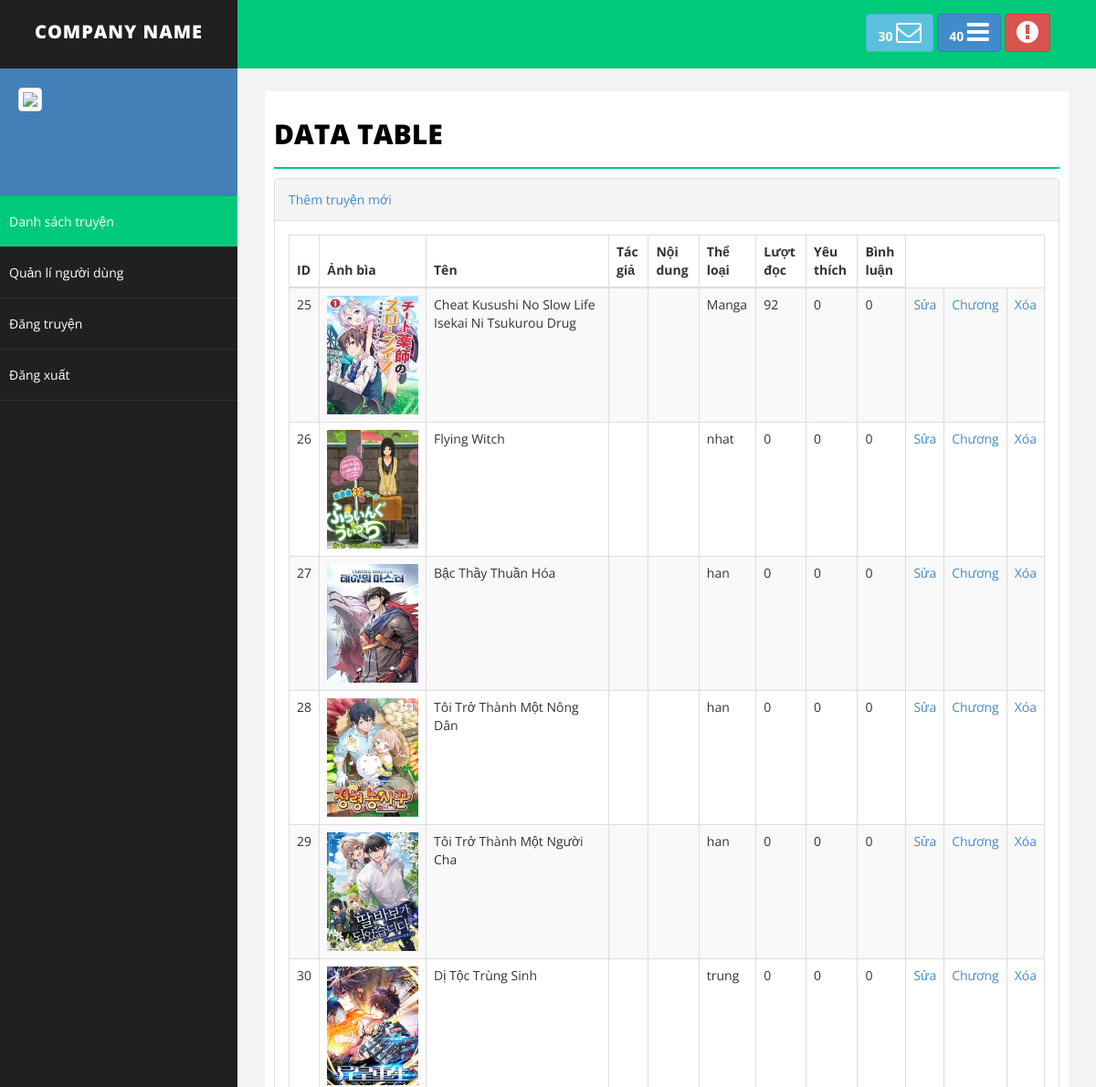
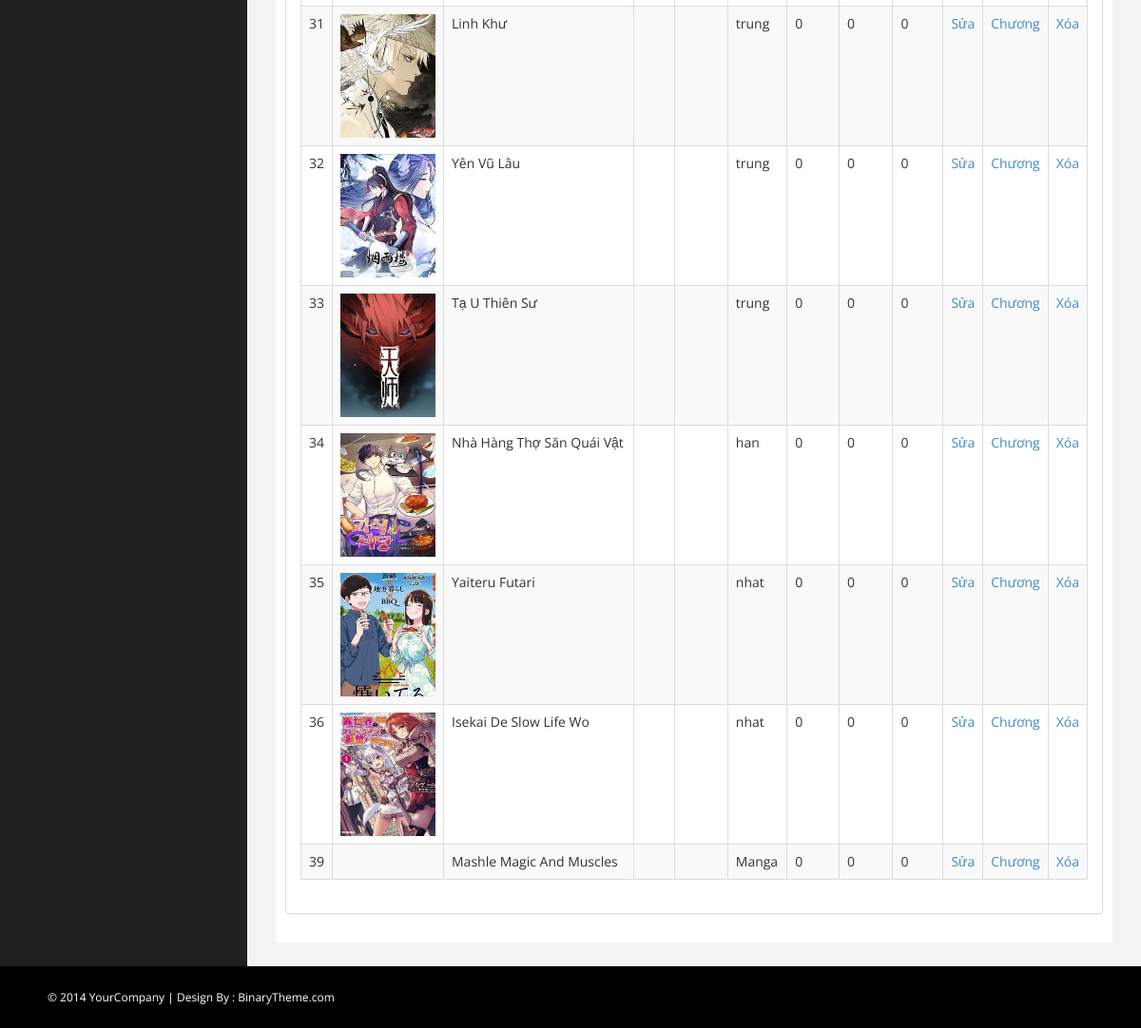
The app's page /admin/advance-admin/index.php with its own data (2 pictures, top to bottom).
### tables this page shows
CREATE TABLE `post` (
  `id_post` int(11) NOT NULL,
  `avatar_post` text NOT NULL,
  `name_post` varchar(50) NOT NULL,
  `author_post` varchar(30) NOT NULL,
  `content_post` text NOT NULL,
  `name_tag` varchar(20) NOT NULL,
  `view` int(20) NOT NULL,
  `time_update` date DEFAULT NULL,
  `like_post` int(11) NOT NULL,
  `comment_post` int(11) NOT NULL
);

### admin/advance-admin/control.php (called while the page is built, shortened)
<?php
include('connect.php');
class data
{
    function se_post()
    {
        global $conn;
        $sql = "SELECT * FROM post";
        $run = mysqli_query($conn, $sql);
        return $run;
    }
}
?>

### admin/advance-admin/index.php (the view, shortened to what this page needs)
<!DOCTYPE html>
<html xmlns="http://www.w3.org/1999/xhtml">
<head>
    <link rel="stylesheet" href="assets/css/style.css">
    <link href="assets/css/bootstrap.css" rel="stylesheet" />
    <link href="assets/css/font-awesome.css" rel="stylesheet" />
    <link href="assets/css/basic.css" rel="stylesheet" />
    <link href="assets/css/custom.css" rel="stylesheet" />
</head>
<body>
    <div id="wrapper">
        <nav class="navbar navbar-default navbar-cls-top " role="navigation" style="margin-bottom: 0">
            <div class="navbar-header">
                <a class="navbar-brand" href="index.html">COMPANY NAME</a>
            </div>
            <div class="header-right">
                <a href="message-task.html" class="btn btn-info" title="New Message"><b>30 </b><i
                        class="fa fa-envelope-o fa-2x"></i></a>
                <a href="message-task.html" class="btn btn-primary" title="New Task"><b>40 </b><i
                        class="fa fa-bars fa-2x"></i></a>
                <a href="login.html" class="btn btn-danger" title="Logout"><i
                        class="fa fa-exclamation-circle fa-2x"></i></a>
            </div>
        </nav>
        <?php
        include('control.php');
        $getdata = new data();
        $getuser = $getdata->get_user($_SESSION['id']);
        foreach ($getuser as $user)
        ?>
        <nav class="navbar-default navbar-side" role="navigation">
            <div class="sidebar-collapse">
                <ul class="nav" id="main-menu">
                    <li>
                        <div class="user-img-div">
                            <img src="IMG/avatar/<?php echo $user['avatar'] ?>" class="img-thumbnail" />
                        </div>
                    </li>
                    <li>
                        <a class="active-menu" href="list-product.php">Danh sách truyện</a>
                    </li>
                    <li>
                        <a href="list-user.php">Quản lí người dùng</a>
                    </li>
                    <li>
                        <a href="addproduct.php">Đăng truyện</a>
                    </li>
                    <li>
                        <a href="../../logout.php"></i>Đăng xuất</a>
                    </li>
                </ul>
            </div>
        </nav>
        <div id="page-wrapper">
            <div id="page-inner">
                <div class="row">
                    <div class="col-md-12">
                        <h1 class="page-head-line">Data Table</h1>
                    </div>
                </div>
                <div>
                    <div>
                        <div class="panel panel-default">
                            <div class="panel-heading">
                                <a href="addproduct.php">Thêm truyện mới</a>
                            </div>
                            <div class="panel-body">
                                <div class="table-responsive">
                                    <?php
                                    $select = $getdata->se_post();
                                    ?>
                                    <table class="table table-striped table-bordered table-hover">
                                        <thead>
                                            <tr>
                                                <th>ID</th>
                                                <th>Ảnh bìa</th>
                                                <th>Tên</th>
                                                <th>Tác giả</th>
                                                <th>Nội dung</th>
                                                <th>Thể loại</th>
                                                <th>Lượt đọc</th>
                                                <th>Yêu thích</th>
                                                <th>Bình luận</th>
                                            </tr>
                                        </thead>
                                        <tbody>
                                            <?php
                                            foreach ($select as $se_pro)
                                            {
                                                ?>
                                                <tr>
                                                    <td>
                                                        <?php echo $se_pro['id_post'] ?>
                                                    </td>
                                                    <td>
                                                        <img style="max-width: 100px;"
                                                            src="IMG/cover-art/<?php echo $se_pro['avatar_post'] ?>" alt="">
                                                    </td>
                                                    <td class="wth-20">
                                                        <?php echo $se_pro['name_post'] ?>
                                                    </td>
                                                    <td>
                                                    </td>
                                                    <td>
                                                    </td>
                                                    <td>
                                                        <?php echo $se_pro['name_tag'] ?>
                                                    </td>
                                                    <td>
                                                        <?php echo $se_pro['view'] ?>
                                                    </td>
                                                    <td>
                                                        <?php echo $se_pro['like_post'] ?>
                                                    </td>
                                                    <td>
                                                        <?php echo $se_pro['comment_post'] ?>
                                                    </td>
                                                    <td><a
                                                            href="edit_post.php?idPost=<?php echo $se_pro['id_post'] ?>">Sửa</a>
                                                    </td>
                                                    <td><a
                                                            href="list_chapter.php?idPost=<?php echo $se_pro['id_post'] ?>">Chương</a>
                                                    </td>
                                                    <td><a
                                                            href="delete_post.php?idPost=<?php echo $se_pro['id_post'] ?>">Xóa</a>
                                                    </td>
                                                </tr>
                                            <?php } ?>
                                        </tbody>
                                    </table>
                                </div>
                            </div>
                        </div>
                    </div>
                </div>
            </div>
        </div>
    </div>
    <div id="footer-sec">
        &copy; 2014 YourCompany | Design By : <a href="http://www.binarytheme.com/" target="_blank">BinaryTheme.com</a>
    </div>
</body>
</html>

### admin/advance-admin/assets/css/style.css (style rules this page uses)
.wth-20 { width: 200px; }
.table tbody tr td { vertical-align: middle; }

### admin/advance-admin/assets/css/basic.css (style rules this page uses)
body { font-family: 'Open Sans', sans-serif; line-height:25px; }
#wrapper { width: 100%; background: #202020; }
#page-wrapper { padding: 15px 15px; min-height: 600px; background: #F3F3F3; }
#page-inner { width: 100%; margin: 10px 20px 10px 0px; background-color: #fff!important; padding: 10px; min-height: 1200px; }
.page-head-line { font-size: 30px; text-transform: uppercase; color: #000; font-weight: 800; padding-bottom: 20px; border-bottom: 2px solid #00CA79; margin-bottom: 10px; }
.navbar-cls-top .navbar-brand { color: #fff; background: #202020; width: 260px; text-align: center; height: 75px; font-size: 20px; letter-spacing: 1px; font-weight: 900; padding-top: 25px; text-transform:uppercase; }
.header-right { color: #fff; padding: 15px 50px 5px 50px; float: right; font-size: 16px; }
.user-img-div { min-height: 140px; padding: 20px; background-color: #4380B8; }
.user-img-div img { max-height: 60px; }
.active-menu { background-color: #00CA79!important; }
.sidebar-collapse, .sidebar-collapse .nav { background: none; }
.sidebar-collapse .nav { padding: 0; }
.sidebar-collapse .nav > li > a { color: #fff; background: #202020; text-shadow: none; padding: 15px 40px; border-bottom: 1px solid #2F2E31; }
.sidebar-collapse > .nav > li > a { padding: 15px 10px; }
.navbar-side { border: none; background-color: #202020; }
.navbar-cls-top { background: #00CA79; border-bottom: none; }
.navbar-default { border: 0px solid black; }
.navbar-header { background: #000000; }
#footer-sec { background-color:#000; padding:20px 50px; color:#fff; font-size:12px; }
#footer-sec a { color:#fff; }
@media (min-width:768px) { #page-wrapper { margin: 0 0 0 260px; padding: 15px 30px; min-height: 1200px; } }
@media (min-width:768px) { .navbar-side { z-index: 1; position: absolute; width: 260px; } }
@media (min-width:768px) { .navbar { border-radius: 0px; } }

### records on screen
post: id_post "25", avatar_post (picture), name_post "Cheat Kusushi No Slow Life Isekai Ni Tsukurou Drug", name_tag "Manga", view "92", like_post "0", comment_post "0"
post: id_post "26", avatar_post (picture), name_post "Flying Witch", name_tag "nhat", view "0", like_post "0", comment_post "0"
post: id_post "27", avatar_post (picture), name_post "Bậc Thầy Thuần Hóa", name_tag "han", view "0", like_post "0", comment_post "0"
post: id_post "28", avatar_post (picture), name_post "Tôi Trở Thành Một Nông Dân", name_tag "han", view "0", like_post "0", comment_post "0"
post: id_post "29", avatar_post (picture), name_post "Tôi Trở Thành Một Người Cha", name_tag "han", view "0", like_post "0", comment_post "0"
post: id_post "30", avatar_post (picture), name_post "Dị Tộc Trùng Sinh", name_tag "trung", view "0", like_post "0", comment_post "0"
post: id_post "31", avatar_post (picture), name_post "Linh Khư", name_tag "trung", view "0", like_post "0", comment_post "0"
post: id_post "32", avatar_post (picture), name_post "Yên Vũ Lâu", name_tag "trung", view "0", like_post "0", comment_post "0"
post: id_post "33", avatar_post (picture), name_post "Tạ U Thiên Sư", name_tag "trung", view "0", like_post "0", comment_post "0"
post: id_post "34", avatar_post (picture), name_post "Nhà Hàng Thợ Săn Quái Vật", name_tag "han", view "0", like_post "0", comment_post "0"
post: id_post "35", avatar_post (picture), name_post "Yaiteru Futari", name_tag "nhat", view "0", like_post "0", comment_post "0"
post: id_post "36", avatar_post (picture), name_post "Isekai De Slow Life Wo", name_tag "nhat", view "0", like_post "0", comment_post "0"
post: id_post "39", name_post "Mashle Magic And Muscles", name_tag "Manga", view "0", like_post "0", comment_post "0"
